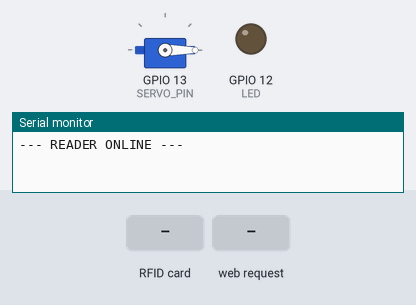
The sketch below on a simulated ESP32. Parts: servo, output pins drawn as LEDs (lit = HIGH), the last lines printed to the serial monitor. The inputs (shaded band) are chosen by the test bench. WiFi joins after 1.5 s; servers stay silent unless stated.

Above: at 2.2 s.
2.3 s: RFID card 5E 7A 19 C4 held to the reader
At 3.5 s:
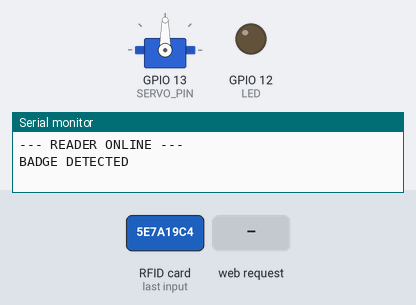
3.9 s: RFID card 5E 7A 19 C4 held to the reader
At 5.0 s:
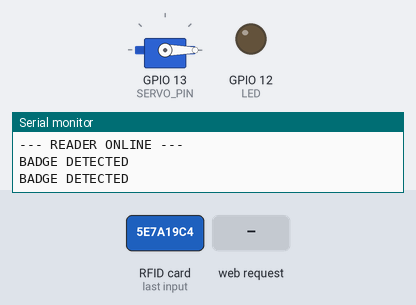
5.5 s: HTTP request GET /t received
At 6.5 s:
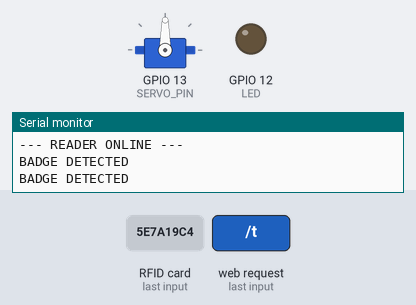
Timing chart, 0 to 8.5 s (numbered marks = the images above; inputs shaded):
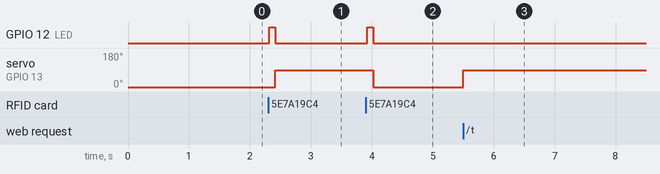

Measured:
- after the input at 2.3 s, GPIO 12 (LED): LOW → HIGH at once, → LOW 0.10 s later; servo on GPIO 13 (SERVO_PIN): 0° → 90° after 0.12 s
- after the input at 3.9 s, GPIO 12 (LED): LOW → HIGH at once, → LOW 0.10 s later; servo on GPIO 13 (SERVO_PIN): 90° → 0° after 0.12 s
- after the input at 5.5 s, servo on GPIO 13 (SERVO_PIN): 0° → 90° at once

The sketch:

main.ino
```cpp
#include <WiFi.h>
#include <WebServer.h>
#include <SPI.h>
#include <MFRC522.h>
#include <ESP32Servo.h>

// 1. WIFI DATA
const char* ssid = "";
const char* password = "";

// 2. PINS (Check these holes!)
#define SS_PIN    5
#define RST_PIN   22
#define SERVO_PIN 13
#define LED       12

MFRC522 rfid(SS_PIN, RST_PIN);
Servo myServo;
WebServer server(80);
bool isOpen = false;

void setup() {
  Serial.begin(115200);
  delay(1000); // Give it a second to breathe

  pinMode(LED, OUTPUT);
  myServo.attach(SERVO_PIN);
  myServo.write(0);

  SPI.begin();
  rfid.PCD_Init();

  // IF YOU SEE THIS IN SERIAL MONITOR, THE HARDWARE IS GOOD:
  Serial.println("--- READER ONLINE ---");

  WiFi.begin(ssid, password);
  server.on("/", [](){
    String html = "<html><body style='background:#000;color:#39FF14;text-align:center;font-family:monospace;'>";
    html += "<h1>ARCADE ACCESS</h1>";
    html += "<h2>STATUS: " + String(isOpen ? "OPEN" : "LOCKED") + "</h2>";
    html += "<div style='font-size:50px;'>" + String(isOpen ? "🐈" : "😿") + "</div>";
    html += "<br><a href='/t' style='color:#FF00FF;'>[ OVERRIDE ]</a>";
    html += "<script>setInterval(function(){location.reload();}, 2000);</script></body></html>";
    server.send(200, "text/html", html);
  });

  server.on("/t", [](){
    isOpen = !isOpen; myServo.write(isOpen ? 90 : 0);
    server.sendHeader("Location", "/"); server.send(303);
  });

  server.begin();
}

void loop() {
  server.handleClient();
  if (!rfid.PICC_IsNewCardPresent() || !rfid.PICC_ReadCardSerial()) return;

  digitalWrite(LED, HIGH); delay(100); digitalWrite(LED, LOW);
  isOpen = !isOpen;
  myServo.write(isOpen ? 90 : 0);
  Serial.println("BADGE DETECTED");
  delay(1000);
  rfid.PICC_HaltA();
}
```
